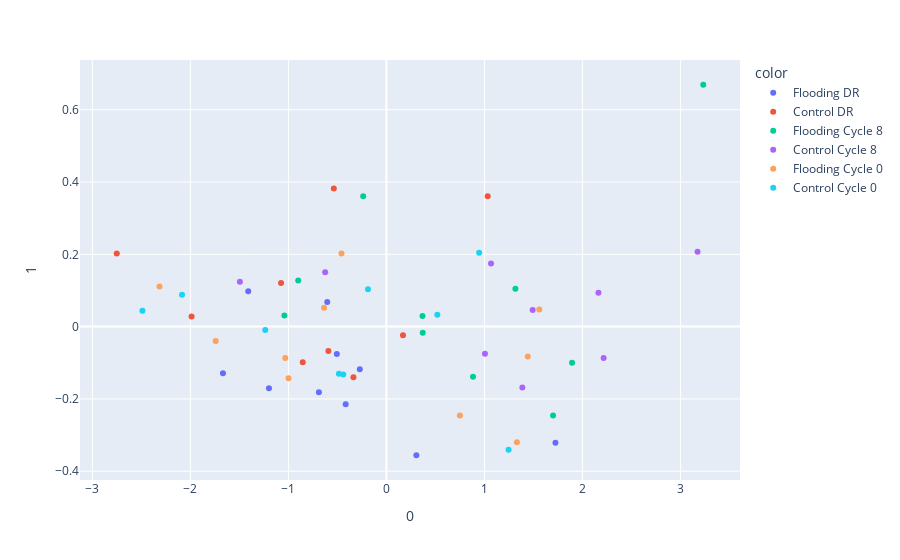

The notebook cell saved with this chart:
### Code cell
X = df_small[['A', 'E', 'gsw', 'Leaf WP (MPa)', 'Osmotic potantional (MPa)',
       'Turgor pressure', 'WUE']]

pca = PCA(n_components=2)
components = pca.fit_transform(X)

fig = px.scatter(components, x=0, y=1, color=df_small['group'])
fig.show()

### Figure 1 — Plotly figure (JSON) as saved in the notebook; plotly's stock layout.template omitted (floating-point values rounded to 4 significant figures)
{"data": [{"hovertemplate": "color=Flooding DR<br>0=%{x}<br>1=%{y}<extra></extra>", "legendgroup": "Flooding DR", "marker": {"color": "#636efa", "symbol": "circle"}, "mode": "markers", "name": "Flooding DR", "orientation": "v", "showlegend": true, "type": "scatter", "x": [-1.668, -1.41, -0.2715, 1.724, -0.4158, -0.6889, 0.3054, -0.6037, -0.5061, -1.199], "xaxis": "x", "y": [-0.1289, 0.09806, -0.1179, -0.3216, -0.2151, -0.1815, -0.356, 0.06805, -0.07593, -0.1706], "yaxis": "y"}, {"hovertemplate": "color=Control DR<br>0=%{x}<br>1=%{y}<extra></extra>", "legendgroup": "Control DR", "marker": {"color": "#EF553B", "symbol": "circle"}, "mode": "markers", "name": "Control DR", "orientation": "v", "showlegend": true, "type": "scatter", "x": [-1.075, -2.751, -1.988, -0.5368, 1.033, 0.1691, -0.5919, -0.3366, -0.8537], "xaxis": "x", "y": [0.1204, 0.2026, 0.02806, 0.3819, 0.3608, -0.02409, -0.06766, -0.1402, -0.09899], "yaxis": "y"}, {"hovertemplate": "color=Flooding Cycle 8<br>0=%{x}<br>1=%{y}<extra></extra>", "legendgroup": "Flooding Cycle 8", "marker": {"color": "#00cc96", "symbol": "circle"}, "mode": "markers", "name": "Flooding Cycle 8", "orientation": "v", "showlegend": true, "type": "scatter", "x": [1.894, -0.8999, 3.233, 0.3684, 1.7, -1.041, -0.237, 0.8835, 0.3707, 1.316], "xaxis": "x", "y": [-0.1, 0.1278, 0.6691, 0.02959, -0.2459, 0.03078, 0.3605, -0.1387, -0.01734, 0.1047], "yaxis": "y"}, {"hovertemplate": "color=Control Cycle 8<br>0=%{x}<br>1=%{y}<extra></extra>", "legendgroup": "Control Cycle 8", "marker": {"color": "#ab63fa", "symbol": "circle"}, "mode": "markers", "name": "Control Cycle 8", "orientation": "v", "showlegend": true, "type": "scatter", "x": [1.067, 1.387, 3.174, 1.005, 1.492, 2.163, -1.495, -0.6248, 2.216], "xaxis": "x", "y": [0.1746, -0.1688, 0.2068, -0.07534, 0.04618, 0.09341, 0.1239, 0.1503, -0.08663], "yaxis": "y"}, {"hovertemplate": "color=Flooding Cycle 0<br>0=%{x}<br>1=%{y}<extra></extra>", "legendgroup": "Flooding Cycle 0", "marker": {"color": "#FFA15A", "symbol": "circle"}, "mode": "markers", "name": "Flooding Cycle 0", "orientation": "v", "showlegend": true, "type": "scatter", "x": [-2.315, -1.032, -1.742, 1.331, 1.442, 0.7496, 1.56, -0.9986, -0.6363, -0.4586], "xaxis": "x", "y": [0.1108, -0.08668, -0.03986, -0.3201, -0.08259, -0.2457, 0.04712, -0.1426, 0.05225, 0.202], "yaxis": "y"}, {"hovertemplate": "color=Control Cycle 0<br>0=%{x}<br>1=%{y}<extra></extra>", "legendgroup": "Control Cycle 0", "marker": {"color": "#19d3f3", "symbol": "circle"}, "mode": "markers", "name": "Control Cycle 0", "orientation": "v", "showlegend": true, "type": "scatter", "x": [-0.4844, -0.1876, -2.49, -2.086, 1.246, 0.9461, -1.236, 0.5195, -0.44], "xaxis": "x", "y": [-0.1307, 0.1034, 0.04387, 0.08803, -0.3405, 0.2044, -0.009482, 0.03284, -0.1327], "yaxis": "y"}], "layout": {"legend": {"title": {"text": "color"}, "tracegroupgap": 0}, "margin": {"t": 60}, "xaxis": {"anchor": "y", "domain": [0, 1], "title": {"text": "0"}}, "yaxis": {"anchor": "x", "domain": [0, 1], "title": {"text": "1"}}}}
